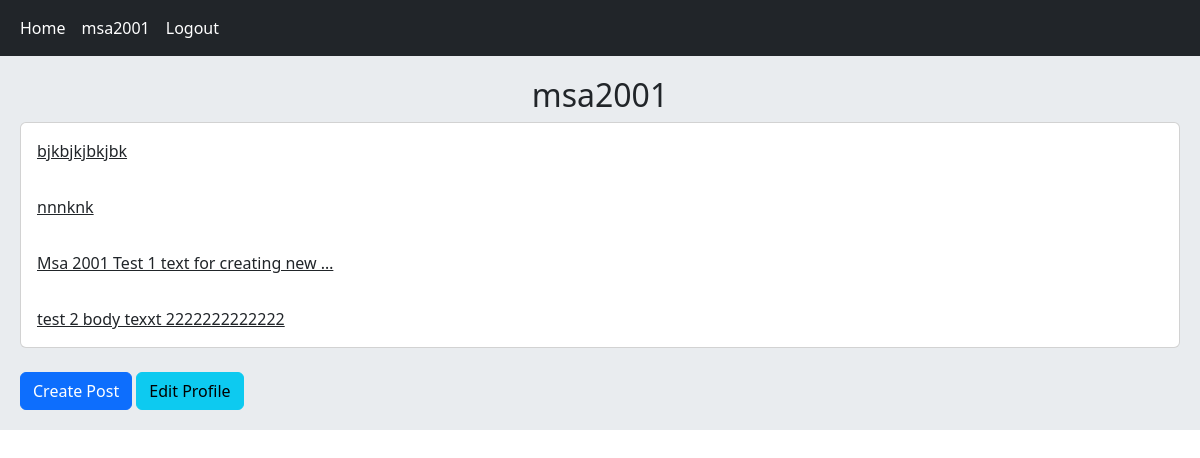
The app's page /account/profile/1/ (signed in), older data.
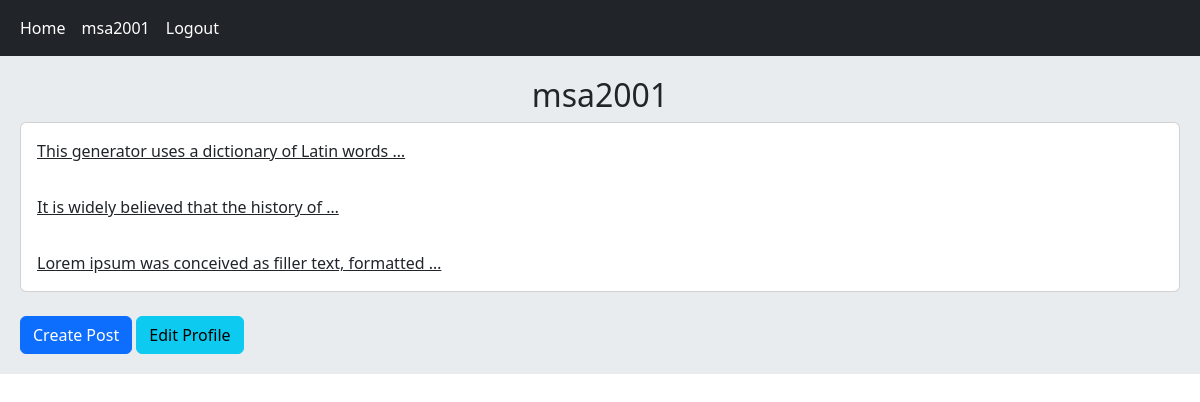
The same page, newer data.
### home/models.py (models this page shows, shortened)
class Post(models.Model):
    user = models.ForeignKey(User, on_delete=models.CASCADE, related_name='posts')
    title = models.CharField(max_length=50)
    body = models.TextField(max_length=1000)
    slug = models.SlugField()
    created = models.DateTimeField(auto_now_add=True)
    updated = models.DateTimeField(auto_now=True)
    class Meta:
        ordering = ('-updated',)
    def get_absolute_url(self):
        return reverse('home:post_detail', args=[self.id, self.slug])

### account/views.py (the view)
# urls.py: path('profile/<int:user_id>/', views.UserProfileView.as_view(), name='profile'),
class UserProfileView(LoginRequiredMixin, View):
    def get(self, request, user_id):
        is_following = False
        user = get_object_or_404(User, id=user_id)
        posts = user.posts.all()
        relation = Relation.objects.filter(from_user=request.user, to_user=user)
        if relation.exists():
            is_following = True
        return render(request, 'account/profile.html', {'user': user, 'posts': posts, 'is_following': is_following})

### account/templates/account/profile.html (shortened to what this page needs)
{% extends 'base.html' %}
{% load static %}
{% block content %}
    <h2 class="text-center">{{ user.username }}</h2>
     <div class="card">
    {% for post in posts %}
        <a class="card-body" href="{{ post.get_absolute_url }}">{{ post.body|truncatewords:8 }}</a>
    {% endfor %}
    </div>
    <br>
    {% if request.user.id == user.id %}
    <a href="{% url 'home:post_create' %}" class="btn btn-primary">Create Post</a>
    <a href="{% url 'account:edit_user' %}" class="btn btn-info">Edit Profile</a>
    {% endif %}
{% endblock %}

Row changes from the older to the newer data that the page shows:
removed Post: body "test 2 body texxt 2222222222222"
changed Post: body "Msa 2001 Test 1 text for creating new …" → "This generator uses a dictionary of Latin words …"; moves up the list
changed Post: body "nnnknk" → "It is widely believed that the history of …"; moves down the list
changed Post: body "bjkbjkjbkjbk" → "Lorem ipsum was conceived as filler text, formatted …"
